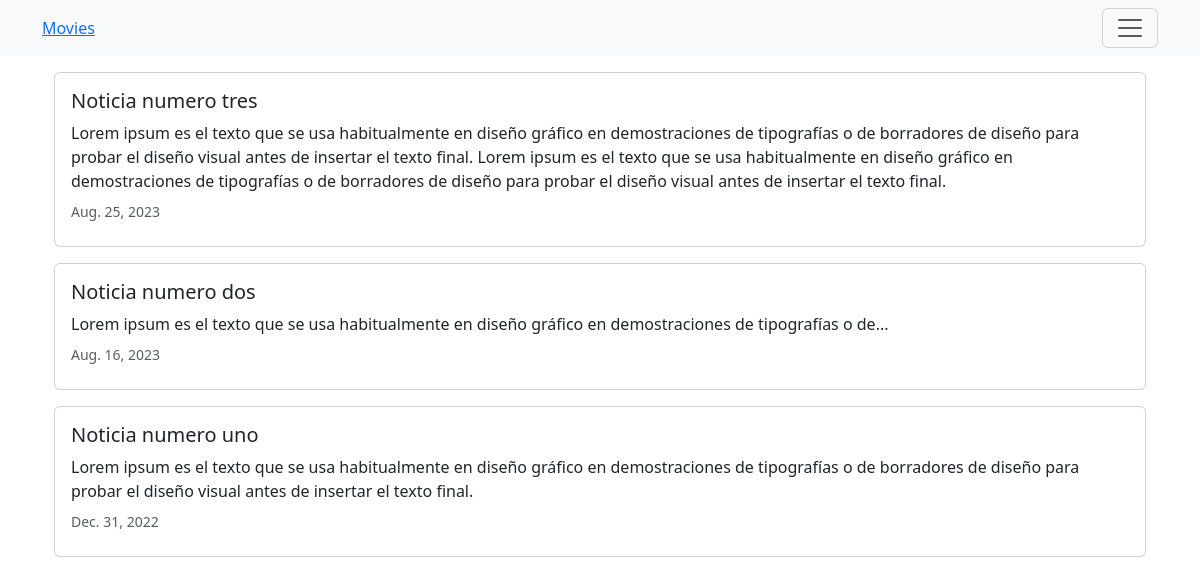
Page /news/ on the committed database.
### news/models.py (models this page shows, shortened)
class News(models.Model):
    headline = models.CharField(max_length=200)
    body = models.TextField()
    date = models.DateField()

### news/views.py (the view)
# urls.py: path('news/', include('news.urls')),
def news(request):
    newss = News.objects.all().order_by('-date')
    return render(request, 'news.html', {'newss':newss})

### news/templates/news.html (shortened to what this page needs)
<head>
    <link href="https://cdn.jsdelivr.net/npm/bootstrap@5.3.1/dist/css/bootstrap.min.css" rel="stylesheet"
>
</head>
{% extends 'base.html' %}
{% block content %}
<div class="container">
    {% for news in newss %}
    <div class="card mb-3">
        <div class="row g-0">
            <div>
                <div class="card-body">
                    <h5 class="card-title">{{ news.headline }}</h5>
                    <p class="card-title">{{ news.body }}</p>
                    <p class="card-title">
                        <small class="text-muted">
                            {{ news.date }}
                        </small>
                    </p>
                </div>
            </div>
        </div>
    </div>
    {% endfor %}
</div>
{% endblock %}

### moviesApp/templates/base.html (shortened to what this page needs)
<!DOCTYPE html>
<html lang="en">
<head>
    <link href="https://cdn.jsdelivr.net/npm/bootstrap@5.3.1/dist/css/bootstrap.min.css" rel="stylesheet"
>
</head>
<body>
    <nav class="navbar navbar-expanded-lg navbar-light bg-light mb-3">
        <div class="container">
            <a href="{% url 'home' %}">Movies</a>
            <button class="navbar-toggler" type="button" data-bs-toggle="collapse"
                data-bs-target="#navbarNavAltMarkup">
                <span class="navbar-toggler-icon"></span>
            </button>
        </div>
    </nav>
    <div class="container">
        {% block content %}
        {% endblock content %}
    </div>
</body>
</html>

### rows in the picture
News: headline "Noticia numero tres", body "Lorem ipsum es el texto que se usa habitualmente en diseño gráfico en demostraciones de tipografías o de borradores de diseño para probar el diseño visual antes de insertar el texto final. Lorem ipsum es el texto que se usa habitualmente en diseño gráfico en demostraciones de tipografías o de borradores de diseño para probar el diseño visual antes de insertar el texto final.", date "Aug. 25, 2023"
News: headline "Noticia numero dos", body "Lorem ipsum es el texto que se usa habitualmente en diseño gráfico en demostraciones de tipografías o de...", date "Aug. 16, 2023"
News: headline "Noticia numero uno", body "Lorem ipsum es el texto que se usa habitualmente en diseño gráfico en demostraciones de tipografías o de borradores de diseño para probar el diseño visual antes de insertar el texto final.", date "Dec. 31, 2022"
